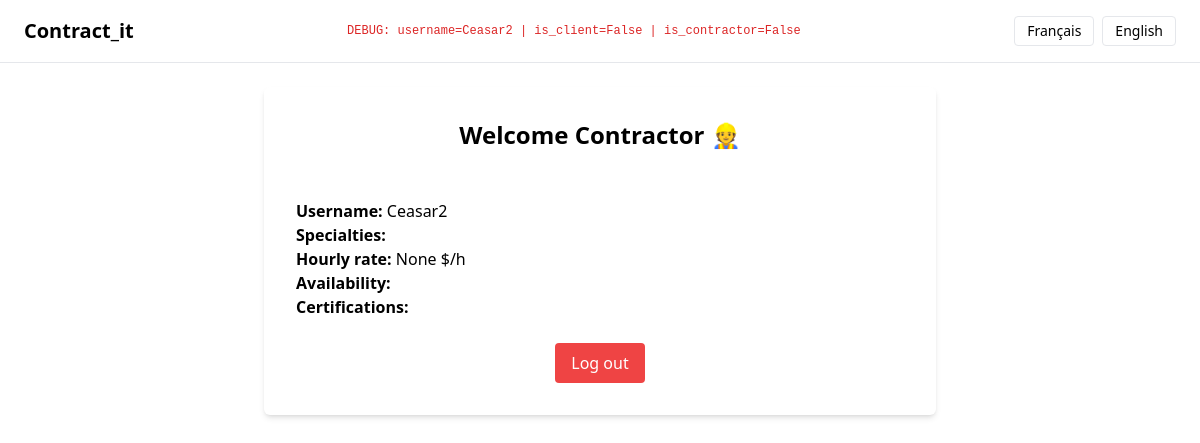
The app's page /en/dashboard/contractor/ (signed in), older data.
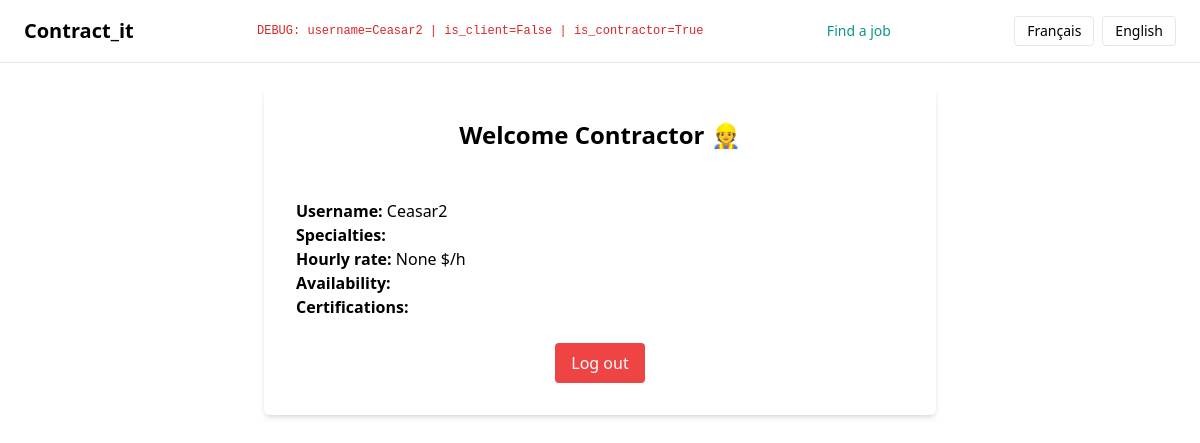
The same page, newer data.
### core/views.py (the view)
# urls.py: path('dashboard/contractor/', views.contractor_dashboard, name='contractor_dashboard'),  # 🔐 Page sécurisée
def contractor_dashboard(request):
    return render(request, 'core/contractor_dashboard.html', {
        'user': request.user  # ✅ Passe l'objet CustomUser au template
    })

### core/context_processors.py (called while the page is built)
def user_roles(request):
    user = request.user
    return {
        'is_client': getattr(user, 'is_client', False),
        'is_contractor': getattr(user, 'is_contractor', False),
    }

### core/templates/core/contractor_dashboard.html (shortened to what this page needs)
{% extends "core/base2.html" %}
{% load static %}
{% load i18n %}
{% block content %}
<div class="max-w-2xl mx-auto bg-white p-8 shadow-md rounded-md">
    <h2 class="text-2xl font-bold mb-6 text-center">{% trans "Welcome Contractor" %} 👷</h2>
    <p><strong>Username:</strong> {{ user.username }}</p>
    <p><strong>Specialties:</strong> {{ user.specialties }}</p>
    <p><strong>Hourly rate:</strong> {{ user.hourly_rate }} $/h</p>
    <p><strong>Availability:</strong> {{ user.availability }}</p>
    <p><strong>Certifications:</strong> {{ user.certifications }}</p>
    <div class="mt-6 text-center">
        <button onclick="logout()" class="bg-red-500 text-white px-4 py-2 rounded hover:bg-red-600">
            {% trans "Log out" %}
        </button>
    </div>
</div>
{% endblock %}

### core/templates/core/base2.html (shortened to what this page needs)
{% load i18n %}
{% load i18n %}
<!doctype html>
<html>
    <head>
        <script src="https://cdn.tailwindcss.com"></script>
    </head>
    <body>
        <nav class="py-4 px-6 flex justify-between items-center border-b border-gray-200">
            <a href="/" class="text-xl font-semibold">Contract_it</a>
            {% if request.user.is_authenticated %}
                <p class="text-xs text-red-600 font-mono">
                    DEBUG: username={{ request.user.username }} | is_client={{ is_client }} | is_contractor={{ is_contractor }}
                </p>
            {% endif %}
            {% if request.user.is_authenticated %}
                {% if request.user.is_contractor %}
                    <a href="{% url 'find_jobs' %}" class="text-sm font-medium text-teal-600 hover:underline">
                        {% trans "Find a job" %}
                    </a>
                {% elif request.user.is_client %}
                    <a href="{% url 'create-project' %}" class="text-sm font-medium text-teal-600 hover:underline">
                        {% trans "Post a job" %}
                    </a>
                {% endif %}
            {% endif %}
            <div class="flex space-x-2 items-center">
                <form id="lang-fr" action="{% url 'set_language' %}" method="post">
                    <button type="submit" class="text-sm font-medium border px-3 py-1 rounded hover:bg-gray-100 {% if LANGUAGE_CODE == 'fr' %}bg-gray-300{% endif %}">
                        Français
                    </button>
                </form>
                <form id="lang-en" action="{% url 'set_language' %}" method="post">
                    <button type="submit" class="text-sm font-medium border px-3 py-1 rounded hover:bg-gray-100 {% if LANGUAGE_CODE == 'en' %}bg-gray-300{% endif %}">
                        English
                    </button>
                </form>
            </div>
        </nav>
        <div class="px-6 py-6">
            {% block content %}
            {% endblock %}
        </div>
    </body>
</html>

Row changes from the older to the newer data that the page shows:
changed CustomUser "Ceasar2": is_contractor False → True (drawn)
Text that changed along with them:
{{ is_contractor }}: "False" → "True"
text now shown: "Find a job"
